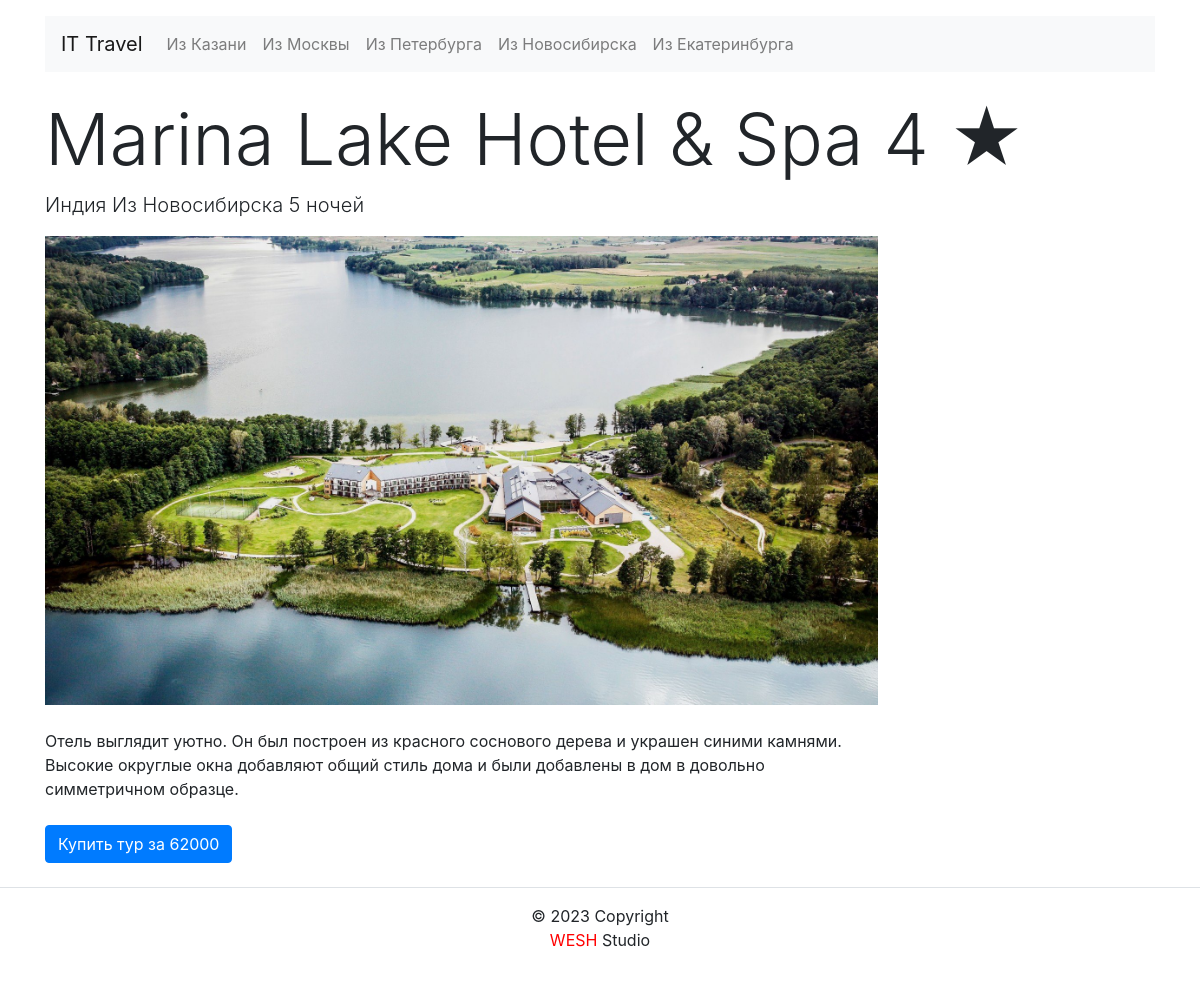
The page /tour/marina-lake-hotel-spa/ on the database its author committed.
### tours/models.py (models this page shows, shortened)
class Departure(models.Model):
    CITIES = [
        ("Из Москвы", "Из Москвы"),
        ("Из Петербурга", "Из Петербурга"),
        ("Из Новосибирска", "Из Новосибирска"),
        ("Из Екатеринбурга", "Из Екатеринбурга"),
        ("Из Казани", "Из Казани"),
    ]
    name = models.CharField(max_length=50 ,choices=CITIES, verbose_name="Город отправления")
    slug = models.SlugField(max_length=130, unique=True, null=True)
    def __str__(self) -> str:
        return self.name
    class Meta:
        verbose_name = "Отправление"
        verbose_name_plural = "Отправления"

class Tour(models.Model):
    STARS = [
        ('1', 1),
        ('2', 2),
        ('3', 3),
        ('4', 4),
        ('5', 5)
    ]
    title = models.CharField(max_length=155, verbose_name="Название")
    description = models.TextField(max_length=6000, verbose_name="Описание")
    slug = models.SlugField(max_length=130, unique=True, null=True)
    departure = models.ForeignKey(Departure, related_name='tours', on_delete = models.SET_NULL, null=True, verbose_name="Город отправления")
    destination = models.ForeignKey(Destination, related_name='tours', on_delete = models.SET_NULL, null=True, verbose_name="Город прибытия")
    image = models.ImageField(upload_to='images/', blank=True, verbose_name="Изображение")
    price = models.PositiveIntegerField(verbose_name="Цена")
    stars = models.CharField(max_length=5, choices=STARS, default='OS', verbose_name="Кол-во звёзд")
    nights = models.PositiveIntegerField(null=True, verbose_name="Кол-во ночей")
    pub_date = models.DateTimeField(auto_now_add=True, verbose_name="Время публикации тура")
    class Meta:
        verbose_name = "Тур"
        verbose_name_plural = "Туры"
        ordering = ['-pub_date']

class Destination(models.Model):
    name = models.CharField(max_length=50 , verbose_name="Город прибытия")
    class Meta:
        verbose_name = "Прибытие"
        verbose_name_plural = "Прибытия"

### tours/views.py (the view)
# urls.py: path('tour/<slug:slug>/', views.TourDetail.as_view(), name='tour_detail'),
class TourDetail(DetailView):
    model = Tour
    context_object_name = 'tour'
    template_name = 'tours/tour_detail.html'
    def get_context_data(self, **kwargs):
        context = super().get_context_data(**kwargs)
        dep_list = Departure.objects.all()
        context['departures'] = dep_list
        return context

### core/context_processors/year.py (called while the page is built)
def year(request):
    return {
        'year': timezone.now().year,
    }

### templates/tours/tour_detail.html (shortened to what this page needs)
{% extends 'base.html' %}
{% block content %}
<h1 class="display-3 mt-4" data-test="title">{{ tour.title }}  {{ tour.stars }} ★</h1>
    <p class="lead" data-test="lead"><span data-test="country">{{ tour.destination.name }} </span><span data-text="departure">{{ tour.departure }}</span>
        {% if tour.nights > 4 %}
        <span data-text="nights">{{ tour.nights }}</span> ночей</p>
        {% elif 1 < tour.nights < 4 %}
        <span data-text="nights">{{ tour.nights }}</span> ночи</p>
        {% else %}
        <span data-text="nights">{{ tour.nights }}</span> ночь</p>
        {% endif %}
    <img data-test="picture" src="{{ tour.image.url }}" class="w-75" alt="">
    <p class="my-4 w-75" data-test="description">{{ tour.description }}</p>
    <button id="buy-book" class="btn btn-primary" type="button" name="button">
        Купить тур за
        <span data-test="price">{{ tour.price }}</span>
    </button>
    <br>
    <br>
{% endblock %}

### templates/includes/nav.html (shortened to what this page needs)
<nav class="navbar navbar-expand-lg navbar-light bg-light">
    <a class="navbar-brand" data-test="logo" href="/">IT Travel</a>
    <div class="collapse navbar-collapse" id="navbarNav">
      <ul class="navbar-nav" data-test="navigation">
        {% for dep in departures %}
        <li class="nav-item {% if dep.slug in request.path %}active{% endif %}">
          <a class="nav-link" href="{% url 'tours:tour_dep' dep.slug %}" data-test="navlink">{{ dep.name }}</a>
        </li>
        {% endfor %}
      </ul>
    </div>
  </nav>

### rows shown on the page
Departure: name "Из Казани"
Departure: name "Из Москвы"
Departure: name "Из Петербурга"
Departure: name "Из Новосибирска"
Departure: name "Из Екатеринбурга"
Tour: title "Marina Lake Hotel & Spa", stars "4", destination.name "Индия", departure "Из Новосибирска", nights "5", image (picture), description "Отель выглядит уютно. Он был построен из красного соснового дерева и украшен синими камнями. Высокие округлые окна добавляют общий стиль дома и были добавлены в дом в довольно симметричном образце.", price "62000"
